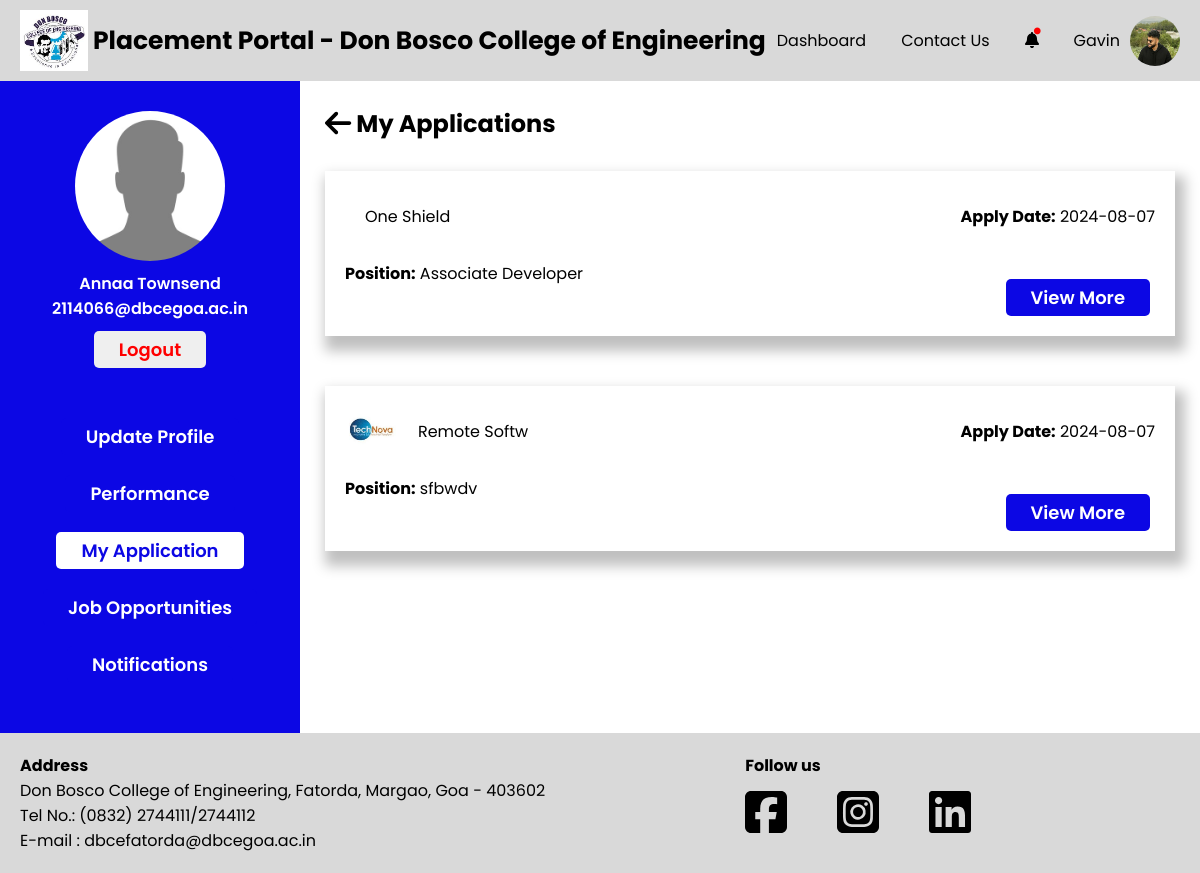
Page /Students/my-applications.php (signed in) on the committed database.
### tables this page shows
CREATE TABLE `student` (
  `S_College_Email` varchar(255) NOT NULL,
  `S_Fname` varchar(255) NOT NULL,
  `S_Mname` varchar(255) NOT NULL,
  `S_Lname` varchar(255) NOT NULL,
  `S_Personal_Email` varchar(255) NOT NULL,
  `S_Address` text NOT NULL,
  `S_Phone_no` varchar(20) NOT NULL,
  `S_Roll_no` varchar(50) NOT NULL,
  `S_PR_No` varchar(50) NOT NULL,
  `S_10th_Perc` decimal(5,2) NOT NULL,
  `S_12th_Perc` decimal(5,2) NOT NULL,
  `S_Password` varchar(255) NOT NULL,
  `S_Resume` varchar(255) NOT NULL,
  `S_Profile_pic` varchar(255) NOT NULL,
  `S_10th_marksheet` varchar(255) NOT NULL,
  `S_12th_marksheet` varchar(255) NOT NULL,
  `S_Class_id` int(11) DEFAULT NULL,
  `S_Year_of_Admission` year(4) NOT NULL,
  `Gender` varchar(1) NOT NULL,
  `PLACED` varchar(10) NOT NULL DEFAULT 'No',
  `registration_complete` tinyint(4) NOT NULL DEFAULT 0
);

CREATE TABLE `company` (
  `C_id` int(11) NOT NULL,
  `C_Name` varchar(255) NOT NULL,
  `C_Logo` varchar(255) DEFAULT NULL,
  `C_Domain` varchar(255) DEFAULT NULL,
  `C_Scope` varchar(255) DEFAULT NULL,
  `C_Description` text DEFAULT NULL,
  `C_Location` varchar(255) DEFAULT NULL,
  `C_Website` varchar(255) DEFAULT NULL,
  `C_HR_name` varchar(255) DEFAULT NULL,
  `C_HR_email` varchar(255) DEFAULT NULL,
  `C_HR_phone` varchar(20) DEFAULT NULL,
  `C_Date_of_Reg` date DEFAULT current_timestamp(),
  `C_PC_Email` varchar(255) DEFAULT NULL
);

CREATE TABLE `jobapplication` (
  `S_College_Email` varchar(255) NOT NULL,
  `J_id` int(11) NOT NULL,
  `Interest` tinyint(1) NOT NULL,
  `Offer_Letter` varchar(255) NOT NULL,
  `J_apply_date` date NOT NULL DEFAULT current_timestamp(),
  `placed` tinyint(4) NOT NULL DEFAULT 0
);

CREATE TABLE `jobplacements` (
  `J_id` int(11) NOT NULL,
  `J_Position` varchar(255) NOT NULL,
  `J_Backlogs_allowed` tinyint(1) DEFAULT NULL,
  `J_Description` text DEFAULT NULL,
  `J_Due_date` date DEFAULT NULL,
  `J_Offered_salary` float DEFAULT NULL,
  `J_Req_cgpa` decimal(4,2) DEFAULT NULL,
  `J_No_of_posts` int(11) DEFAULT NULL,
  `Accept_Responses` tinyint(4) NOT NULL DEFAULT 1
);

### utility_functions.php (the view, shortened to what this page needs)
<?php
function getApplications()
{
    global $conn;
    $fetchApplicationsQuery = "SELECT C.C_Name as cname, C.C_Logo clogo, A.J_apply_date applydate, P.J_Position position, A.J_id as jid
FROM company as C
INNER JOIN jobposting as J ON J.C_id = C.C_id
INNER JOIN jobplacements as P ON P.J_id = J.J_id
INNER JOIN jobapplication as A ON A.J_id = J.J_id
WHERE A.Interest = ? AND A.S_College_Email = ?;";
    $fetchApplications = $conn->prepare($fetchApplicationsQuery);
    $z = 1;
    $fetchApplications->bind_param("is", $z, $_SESSION["user_email"]);
    $fetchApplications->execute();
    $result = $fetchApplications->get_result();
    while ($row = $result->fetch_assoc()) {
        echo '<div class="sections">
                    <div class="company-container">
                        <div class="company-logo-container">
                            <img src="../Data/Companies/Company_Logo/' . $row['clogo'] . '" alt="">
                            <p>' . $row['cname'] . '</p>
                        </div>
                        <p><strong>Apply Date:</strong> ' . $row['applydate'] . '</p>
                    </div>
                    <p class="position"><strong>Position:</strong> ' . $row['position'] . '</p>
                    <a href="./my-applications-details.php?jid=' . $row['jid'] . '"><button>View More</button></a>
                </div>';
    }
}

### Students/sidebar.php (shortened to what this page needs)
<?php
global $conn;
if (isset($_SESSION["user_type"]) && isset($_SESSION["user_email"])) {
    $useremail = $_SESSION["user_email"];
    $fetchStudentQuery = "SELECT S_Fname, S_Lname, S_Profile_pic FROM student WHERE S_College_Email = ?";
    $fetchStudent = $conn->prepare($fetchStudentQuery);
    $fetchStudent->bind_param("s", $useremail);
    $fetchStudent->execute();
    $result = $fetchStudent->get_result();
    if ($result->num_rows > 0) {
        $userInfo = $result->fetch_assoc();
        $userName = htmlspecialchars($userInfo['S_Fname'] . ' ' . $userInfo['S_Lname']);
        $userProfilePic = htmlspecialchars($userInfo['S_Profile_pic']);
        $userEmail = htmlspecialchars($useremail);
        echo '<div class="side-bar-container">
                        <div class="fixed-container">
                            <div class="top-container">
                                <img src="../Data/Students/Profile_Images/'. $userProfilePic . '" alt="'.$userProfilePic.'">
                                <p>' . $userName . '</p>
                                <p>' . $userEmail . '</p>
                                <a href="../logout.php"><button>Logout</button></a>
                            </div>
                            <div class="bottom-container">
                                <a href="./my-profile.php"><button id="myprofile">Update Profile</button></a>
                                <a href="./performance-and-metrics.php"><button id="performance">Performance</button></a>
                                <a href="./my-applications.php"><button id="myapplications">My Application</button></a>
                                <a href="./job-opportunities.php"><button id="jobopportunities">Job Opportunities</button></a>
                                <a href="./notifications.php"><button id="notifications">Notifications</button></a>
                            </div>
                        </div>
                    </div>';
    } else {
    }
} else {
    echo "Session variables not set.";
}

### Students/css/footer.css (style rules this page uses)
a { all: unset; }

### Students/css/sidebar.css (style rules this page uses)
.side-bar-container { width: 25%; background-color: var(--primary-blue); padding-bottom: 50px; }
.fixed-container { position: -webkit-sticky; position: sticky; top: 30px; }
.top-container { margin-top: 30px; display: flex; flex-direction: column; align-items: center; }
.top-container img { width: 150px; height: 150px; border-radius: 50%; margin-bottom: 10px; }
.top-container p { color: var(--primary-white); font-weight: 600; }
.top-container button { margin-top: 10px; padding-block: 5px; padding-inline: 25px; border-radius: 5px; border: none; font-weight: 600; font-size: 18px; cursor: pointer; color: red; }
.bottom-container { margin-top: 50px; display: flex; flex-direction: column; align-items: center; gap: 20px; }
.bottom-container button { padding: 5px 25px; border-radius: 5px; border: none; font-weight: 600; font-size: 18px; cursor: pointer; color: var(--primary-white); background-color: var(--primary-blue); }

### root.css (style rules this page uses)
*,*::after,*::before { padding: 0; margin: 0; box-sizing: border-box; font-family: "Poppins", sans-serif; }
:root { --primary-blue : #0C07E4; --primary-grey : #d9d9d9; --primary-white : white; --primary-red : #FB1616; --secondary-grey : #969696; }

### Students/css/my-applications.css (style rules this page uses)
*,*::after,*::before { padding: 0; margin: 0; box-sizing: border-box; font-family: "Poppins", sans-serif; }
:root { --primary-blue : #0C07E4; --primary-grey : #d9d9d9; --primary-white : white; }
#myapplications { color: var(--primary-blue); background-color: var(--primary-white); }
.sections { position: relative; margin-top: 30px; box-shadow: 5px 10px 12.3px 5px rgba(0, 0, 0, .25); padding: 20px; margin-bottom: 50px; }
.company-logo-container > img { height: 50px; }
.company-logo-container { display: flex; align-items: center; gap: 20px; }
.company-container { display: flex; justify-content: space-between; align-items: center; }
.position { margin-top: 20px; margin-bottom: 30px; }
.sections button { margin-top: 10px; padding-block: 5px; padding-inline: 25px; border-radius: 5px; border: none; font-weight: 600; font-size: 18px; cursor: pointer; background-color: var(--primary-blue); color: var(--primary-white); position: absolute; right: 25px; bottom: 20px; }

### rows in the picture
student: S_Profile_pic (placeholder picture), userName "Annaa Townsend"
company: C_Name "One Shield", jobapplication.J_apply_date "2024-08-07", jobplacements.J_Position "Associate Developer"
company: C_Logo (picture), C_Name "Remote Softw", jobapplication.J_apply_date "2024-08-07", jobplacements.J_Position "sfbwdv"

### other values in the picture
$userEmail "2114066@dbcegoa.ac.in"
